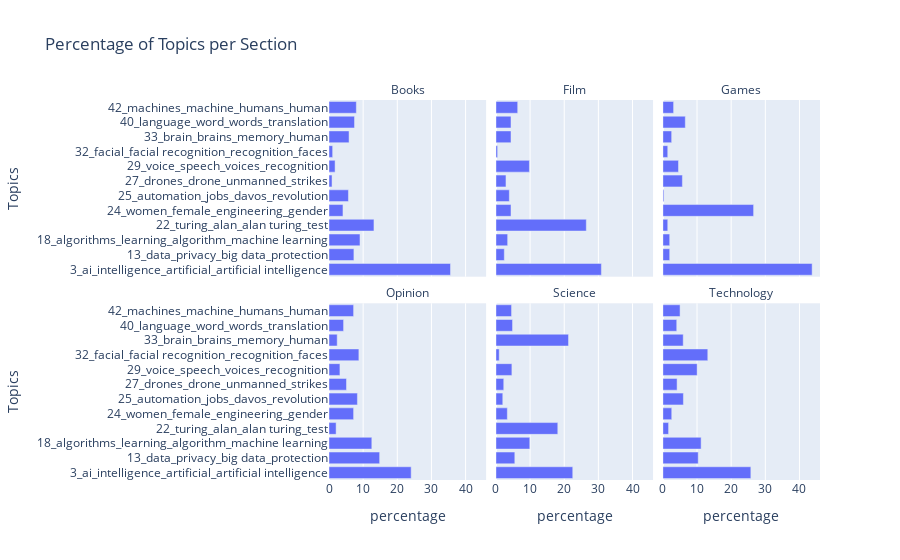

The cell this chart's notebook holds for it:
### Code cell
#Horizontal bar chart
fig_section = px.bar(sec_per_df, y="Topics", x="percentage", facet_col="section_name", facet_col_wrap=3,orientation='h',  title="Percentage of Topics per Section")

# adjust the size of the plot

for a in fig_section.layout.annotations:
    a.text = a.text.split("=")[1]


fig_section.show()

### Figure 1 — Plotly figure (JSON) as saved in the notebook; plotly's stock layout.template omitted (floating-point values rounded to 4 significant figures)
{"data": [{"alignmentgroup": "True", "hovertemplate": "section_name=Books<br>percentage=%{x}<br>Topics=%{y}<extra></extra>", "legendgroup": "", "marker": {"color": "#636efa", "pattern": {"shape": ""}}, "name": "", "offsetgroup": "", "orientation": "h", "showlegend": false, "textposition": "auto", "type": "bar", "x": [35.59, 7.295, 9.075, 13.17, 4.093, 5.694, 0.8897, 1.779, 1.068, 5.872, 7.473, 8.007], "xaxis": "x4", "y": ["3_ai_intelligence_artificial_artificial intelligence", "13_data_privacy_big data_protection", "18_algorithms_learning_algorithm_machine learning", "22_turing_alan_alan turing_test", "24_women_female_engineering_gender", "25_automation_jobs_davos_revolution", "27_drones_drone_unmanned_strikes", "29_voice_speech_voices_recognition", "32_facial_facial recognition_recognition_faces", "33_brain_brains_memory_human", "40_language_word_words_translation", "42_machines_machine_humans_human"], "yaxis": "y4"}, {"alignmentgroup": "True", "hovertemplate": "section_name=Film<br>percentage=%{x}<br>Topics=%{y}<extra></extra>", "legendgroup": "", "marker": {"color": "#636efa", "pattern": {"shape": ""}}, "name": "", "offsetgroup": "", "orientation": "h", "showlegend": false, "textposition": "auto", "type": "bar", "x": [30.88, 2.451, 3.431, 26.47, 4.412, 3.922, 2.941, 9.804, 0.4902, 4.412, 4.412, 6.373], "xaxis": "x5", "y": ["3_ai_intelligence_artificial_artificial intelligence", "13_data_privacy_big data_protection", "18_algorithms_learning_algorithm_machine learning", "22_turing_alan_alan turing_test", "24_women_female_engineering_gender", "25_automation_jobs_davos_revolution", "27_drones_drone_unmanned_strikes", "29_voice_speech_voices_recognition", "32_facial_facial recognition_recognition_faces", "33_brain_brains_memory_human", "40_language_word_words_translation", "42_machines_machine_humans_human"], "yaxis": "y5"}, {"alignmentgroup": "True", "hovertemplate": "section_name=Games<br>percentage=%{x}<br>Topics=%{y}<extra></extra>", "legendgroup": "", "marker": {"color": "#636efa", "pattern": {"shape": ""}}, "name": "", "offsetgroup": "", "orientation": "h", "showlegend": false, "textposition": "auto", "type": "bar", "x": [43.71, 2, 2, 1.429, 26.57, 0.2857, 5.714, 4.571, 1.429, 2.571, 6.571, 3.143], "xaxis": "x6", "y": ["3_ai_intelligence_artificial_artificial intelligence", "13_data_privacy_big data_protection", "18_algorithms_learning_algorithm_machine learning", "22_turing_alan_alan turing_test", "24_women_female_engineering_gender", "25_automation_jobs_davos_revolution", "27_drones_drone_unmanned_strikes", "29_voice_speech_voices_recognition", "32_facial_facial recognition_recognition_faces", "33_brain_brains_memory_human", "40_language_word_words_translation", "42_machines_machine_humans_human"], "yaxis": "y6"}, {"alignmentgroup": "True", "hovertemplate": "section_name=Opinion<br>percentage=%{x}<br>Topics=%{y}<extra></extra>", "legendgroup": "", "marker": {"color": "#636efa", "pattern": {"shape": ""}}, "name": "", "offsetgroup": "", "orientation": "h", "showlegend": false, "textposition": "auto", "type": "bar", "x": [24.07, 14.83, 12.54, 2.081, 7.204, 8.324, 5.123, 3.202, 8.751, 2.401, 4.269, 7.204], "xaxis": "x", "y": ["3_ai_intelligence_artificial_artificial intelligence", "13_data_privacy_big data_protection", "18_algorithms_learning_algorithm_machine learning", "22_turing_alan_alan turing_test", "24_women_female_engineering_gender", "25_automation_jobs_davos_revolution", "27_drones_drone_unmanned_strikes", "29_voice_speech_voices_recognition", "32_facial_facial recognition_recognition_faces", "33_brain_brains_memory_human", "40_language_word_words_translation", "42_machines_machine_humans_human"], "yaxis": "y"}, {"alignmentgroup": "True", "hovertemplate": "section_name=Science<br>percentage=%{x}<br>Topics=%{y}<extra></extra>", "legendgroup": "", "marker": {"color": "#636efa", "pattern": {"shape": ""}}, "name": "", "offsetgroup": "", "orientation": "h", "showlegend": false, "textposition": "auto", "type": "bar", "x": [22.5, 5.529, 9.914, 18.11, 3.337, 2.002, 2.288, 4.671, 0.9533, 21.26, 4.862, 4.576], "xaxis": "x2", "y": ["3_ai_intelligence_artificial_artificial intelligence", "13_data_privacy_big data_protection", "18_algorithms_learning_algorithm_machine learning", "22_turing_alan_alan turing_test", "24_women_female_engineering_gender", "25_automation_jobs_davos_revolution", "27_drones_drone_unmanned_strikes", "29_voice_speech_voices_recognition", "32_facial_facial recognition_recognition_faces", "33_brain_brains_memory_human", "40_language_word_words_translation", "42_machines_machine_humans_human"], "yaxis": "y2"}, {"alignmentgroup": "True", "hovertemplate": "section_name=Technology<br>percentage=%{x}<br>Topics=%{y}<extra></extra>", "legendgroup": "", "marker": {"color": "#636efa", "pattern": {"shape": ""}}, "name": "", "offsetgroup": "", "orientation": "h", "showlegend": false, "textposition": "auto", "type": "bar", "x": [25.76, 10.35, 11.2, 1.67, 2.594, 6.011, 4.161, 10.04, 13.15, 5.959, 4.059, 5.035], "xaxis": "x3", "y": ["3_ai_intelligence_artificial_artificial intelligence", "13_data_privacy_big data_protection", "18_algorithms_learning_algorithm_machine learning", "22_turing_alan_alan turing_test", "24_women_female_engineering_gender", "25_automation_jobs_davos_revolution", "27_drones_drone_unmanned_strikes", "29_voice_speech_voices_recognition", "32_facial_facial recognition_recognition_faces", "33_brain_brains_memory_human", "40_language_word_words_translation", "42_machines_machine_humans_human"], "yaxis": "y3"}], "layout": {"annotations": [{"font": {}, "showarrow": false, "text": "Opinion", "x": 0.16, "xanchor": "center", "xref": "paper", "y": 0.465, "yanchor": "bottom", "yref": "paper"}, {"font": {}, "showarrow": false, "text": "Science", "x": 0.5, "xanchor": "center", "xref": "paper", "y": 0.465, "yanchor": "bottom", "yref": "paper"}, {"font": {}, "showarrow": false, "text": "Technology", "x": 0.84, "xanchor": "center", "xref": "paper", "y": 0.465, "yanchor": "bottom", "yref": "paper"}, {"font": {}, "showarrow": false, "text": "Books", "x": 0.16, "xanchor": "center", "xref": "paper", "y": 1.0, "yanchor": "bottom", "yref": "paper"}, {"font": {}, "showarrow": false, "text": "Film", "x": 0.5, "xanchor": "center", "xref": "paper", "y": 1.0, "yanchor": "bottom", "yref": "paper"}, {"font": {}, "showarrow": false, "text": "Games", "x": 0.84, "xanchor": "center", "xref": "paper", "y": 1.0, "yanchor": "bottom", "yref": "paper"}], "barmode": "relative", "legend": {"tracegroupgap": 0}, "title": {"text": "Percentage of Topics per Section"}, "xaxis": {"anchor": "y", "domain": [0, 0.32], "title": {"text": "percentage"}}, "xaxis2": {"anchor": "y2", "domain": [0.34, 0.66], "matches": "x", "title": {"text": "percentage"}}, "xaxis3": {"anchor": "y3", "domain": [0.68, 1.0], "matches": "x", "title": {"text": "percentage"}}, "xaxis4": {"anchor": "y4", "domain": [0, 0.32], "matches": "x", "showticklabels": false}, "xaxis5": {"anchor": "y5", "domain": [0.34, 0.66], "matches": "x", "showticklabels": false}, "xaxis6": {"anchor": "y6", "domain": [0.68, 1.0], "matches": "x", "showticklabels": false}, "yaxis": {"anchor": "x", "domain": [0, 0.465], "title": {"text": "Topics"}}, "yaxis2": {"anchor": "x2", "domain": [0, 0.465], "matches": "y", "showticklabels": false}, "yaxis3": {"anchor": "x3", "domain": [0, 0.465], "matches": "y", "showticklabels": false}, "yaxis4": {"anchor": "x4", "domain": [0.535, 1.0], "matches": "y", "title": {"text": "Topics"}}, "yaxis5": {"anchor": "x5", "domain": [0.535, 1.0], "matches": "y", "showticklabels": false}, "yaxis6": {"anchor": "x6", "domain": [0.535, 1.0], "matches": "y", "showticklabels": false}}}
